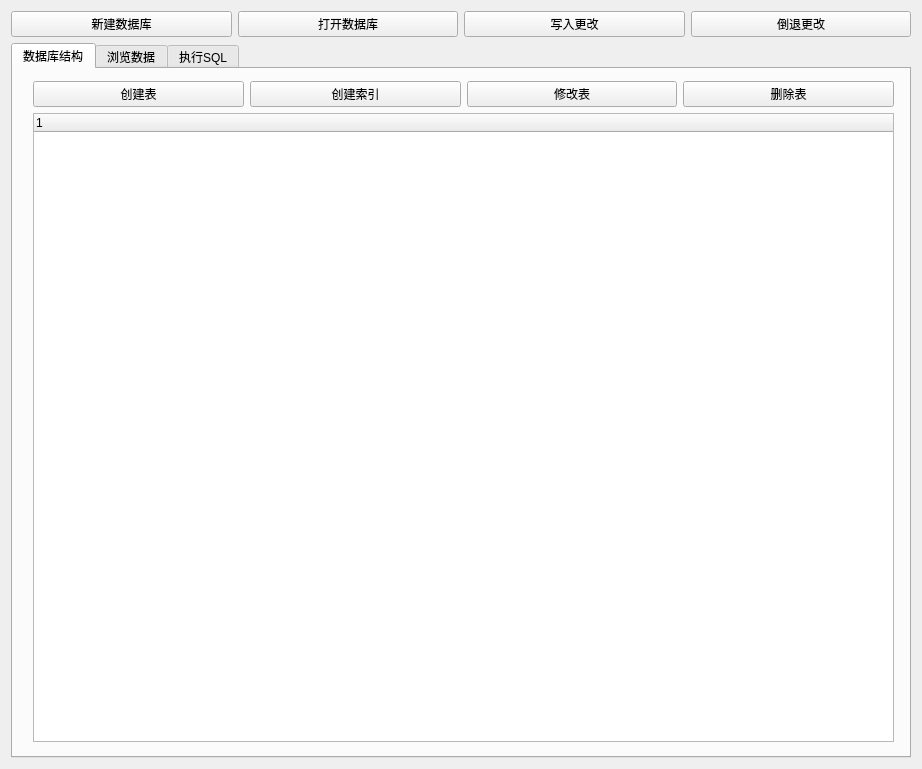
<?xml version="1.0" encoding="UTF-8"?>
<ui version="4.0">
 <class>SqliteManage</class>
 <widget class="QWidget" name="SqliteManage">
  <property name="geometry">
   <rect>
    <x>0</x>
    <y>0</y>
    <width>922</width>
    <height>769</height>
   </rect>
  </property>
  <property name="windowTitle">
   <string>Form</string>
  </property>
  <layout class="QHBoxLayout" name="horizontalLayout_3">
   <item>
    <layout class="QVBoxLayout" name="verticalLayout">
     <item>
      <layout class="QHBoxLayout" name="horizontalLayout">
       <item>
        <widget class="QPushButton" name="pushButton_newdb">
         <property name="text">
          <string>新建数据库</string>
         </property>
        </widget>
       </item>
       <item>
        <widget class="QPushButton" name="pushButton_opendb">
         <property name="text">
          <string>打开数据库</string>
         </property>
        </widget>
       </item>
       <item>
        <widget class="QPushButton" name="pushButton_writeupdate">
         <property name="text">
          <string>写入更改</string>
         </property>
        </widget>
       </item>
       <item>
        <widget class="QPushButton" name="pushButton_rollbackupdate">
         <property name="text">
          <string>倒退更改</string>
         </property>
        </widget>
       </item>
      </layout>
     </item>
     <item>
      <widget class="QTabWidget" name="tabWidget">
       <property name="currentIndex">
        <number>0</number>
       </property>
       <widget class="QWidget" name="tab_database_structure">
        <attribute name="title">
         <string>数据库结构</string>
        </attribute>
        <widget class="QWidget" name="verticalLayoutWidget_2">
         <property name="geometry">
          <rect>
           <x>20</x>
           <y>12</y>
           <width>861</width>
           <height>661</height>
          </rect>
         </property>
         <layout class="QVBoxLayout" name="verticalLayout_datastructure">
          <item>
           <layout class="QHBoxLayout" name="horizontalLayout_2">
            <item>
             <widget class="QPushButton" name="pushButton_create_database">
              <property name="text">
               <string>创建表</string>
              </property>
             </widget>
            </item>
            <item>
             <widget class="QPushButton" name="pushButton_create_index">
              <property name="text">
               <string>创建索引</string>
              </property>
             </widget>
            </item>
            <item>
             <widget class="QPushButton" name="pushButton_repair_table">
              <property name="text">
               <string>修改表</string>
              </property>
             </widget>
            </item>
            <item>
             <widget class="QPushButton" name="pushButton_delete_table">
              <property name="text">
               <string>删除表</string>
              </property>
             </widget>
            </item>
           </layout>
          </item>
          <item>
           <widget class="QTreeWidget" name="treeWidget_data_structure">
            <column>
             <property name="text">
              <string notr="true">1</string>
             </property>
            </column>
           </widget>
          </item>
         </layout>
        </widget>
       </widget>
       <widget class="QWidget" name="tab_2">
        <attribute name="title">
         <string>浏览数据</string>
        </attribute>
        <widget class="QWidget" name="verticalLayoutWidget_3">
         <property name="geometry">
          <rect>
           <x>20</x>
           <y>10</y>
           <width>751</width>
           <height>591</height>
          </rect>
         </property>
         <layout class="QVBoxLayout" name="verticalLayout_3">
          <item>
           <layout class="QHBoxLayout" name="horizontalLayout_5">
            <item>
             <widget class="QLabel" name="label">
              <property name="text">
               <string>表</string>
              </property>
             </widget>
            </item>
            <item>
             <widget class="QComboBox" name="comboBox"/>
            </item>
            <item>
             <widget class="QPushButton" name="pushButton_2">
              <property name="text">
               <string>刷新</string>
              </property>
             </widget>
            </item>
            <item>
             <widget class="QPushButton" name="pushButton_3">
              <property name="text">
               <string>新建记录</string>
              </property>
             </widget>
            </item>
            <item>
             <widget class="QPushButton" name="pushButton">
              <property name="text">
               <string>删除记录</string>
              </property>
             </widget>
            </item>
           </layout>
          </item>
          <item>
           <widget class="QTableWidget" name="tableWidget"/>
          </item>
          <item>
           <layout class="QHBoxLayout" name="horizontalLayout_4">
            <item>
             <widget class="QPushButton" name="pushButton_5">
              <property name="text">
               <string>第一页</string>
              </property>
             </widget>
            </item>
            <item>
             <widget class="QPushButton" name="pushButton_6">
              <property name="text">
               <string> 上一页</string>
              </property>
             </widget>
            </item>
            <item>
             <widget class="QLabel" name="label_2">
              <property name="text">
               <string>0 - 0 / 0</string>
              </property>
             </widget>
            </item>
            <item>
             <widget class="QPushButton" name="pushButton_7">
              <property name="text">
               <string>下一页</string>
              </property>
             </widget>
            </item>
            <item>
             <widget class="QPushButton" name="pushButton_8">
              <property name="text">
               <string>最后一页</string>
              </property>
             </widget>
            </item>
            <item>
             <widget class="QPushButton" name="pushButton_4">
              <property name="text">
               <string>转到</string>
              </property>
             </widget>
            </item>
            <item>
             <widget class="QLineEdit" name="lineEdit"/>
            </item>
           </layout>
          </item>
         </layout>
        </widget>
       </widget>
       <widget class="QWidget" name="tab_3">
        <attribute name="title">
         <string>执行SQL</string>
        </attribute>
       </widget>
      </widget>
     </item>
    </layout>
   </item>
  </layout>
 </widget>
 <resources/>
 <connections/>
</ui>
